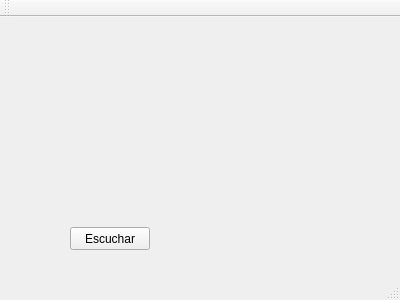
<?xml version="1.0" encoding="UTF-8"?>
<ui version="4.0">
 <class>Servidor</class>
 <widget class="QMainWindow" name="Servidor">
  <property name="geometry">
   <rect>
    <x>0</x>
    <y>0</y>
    <width>400</width>
    <height>300</height>
   </rect>
  </property>
  <property name="windowTitle">
   <string>Servidor</string>
  </property>
  <widget class="QWidget" name="centralWidget">
   <widget class="QPushButton" name="Escuchar">
    <property name="geometry">
     <rect>
      <x>70</x>
      <y>210</y>
      <width>80</width>
      <height>23</height>
     </rect>
    </property>
    <property name="text">
     <string>Escuchar</string>
    </property>
   </widget>
   <widget class="QLabel" name="label">
    <property name="geometry">
     <rect>
      <x>40</x>
      <y>40</y>
      <width>311</width>
      <height>141</height>
     </rect>
    </property>
    <property name="sizePolicy">
     <sizepolicy hsizetype="Ignored" vsizetype="Ignored">
      <horstretch>0</horstretch>
      <verstretch>0</verstretch>
     </sizepolicy>
    </property>
    <property name="text">
     <string/>
    </property>
    <property name="scaledContents">
     <bool>true</bool>
    </property>
   </widget>
  </widget>
  <widget class="QMenuBar" name="menuBar">
   <property name="geometry">
    <rect>
     <x>0</x>
     <y>0</y>
     <width>400</width>
     <height>20</height>
    </rect>
   </property>
  </widget>
  <widget class="QToolBar" name="mainToolBar">
   <attribute name="toolBarArea">
    <enum>TopToolBarArea</enum>
   </attribute>
   <attribute name="toolBarBreak">
    <bool>false</bool>
   </attribute>
  </widget>
  <widget class="QStatusBar" name="statusBar"/>
 </widget>
 <layoutdefault spacing="6" margin="11"/>
 <resources/>
 <connections/>
</ui>
